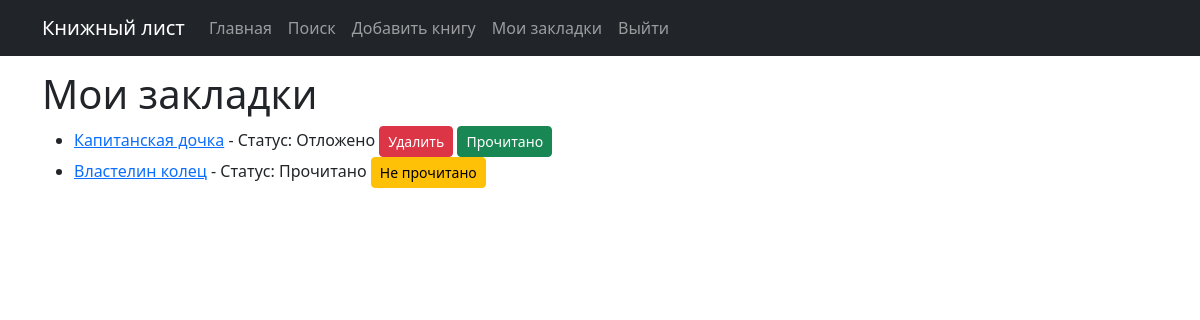
The app's page /bookmarks/ (signed in), older data.
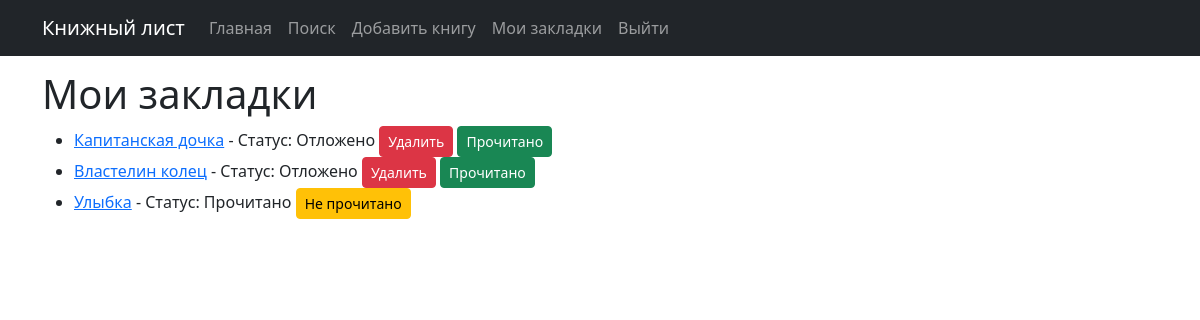
The same page, newer data.
### core/models.py (models this page shows, shortened)
class Bookmark(models.Model):
    user = models.ForeignKey(settings.AUTH_USER_MODEL, on_delete=models.CASCADE, related_name='bookmarks')
    book = models.ForeignKey(Book, on_delete=models.CASCADE, related_name='bookmarks')
    status = models.CharField(max_length=20, choices=[('read', 'Прочитано'), ('to-read', 'Отложено')])

class Book(models.Model):
    title = models.CharField('Название', max_length=150)
    content = models.TextField('Содержание', blank=True)
    cover = models.ImageField('Обложка', upload_to='photos/%Y/%m/', blank=True, null=True)
    publication_date = models.DateField('Дата публикации')
    author = models.ForeignKey('Author', on_delete=models.CASCADE, verbose_name='Автор', related_name='books')
    genre = models.ForeignKey('Genre', on_delete=models.CASCADE, verbose_name='Жанр', null=True)
    class Meta:
        verbose_name = 'Книга'
        verbose_name_plural = 'Книги'
        ordering = ['publication_date']

### core/views.py (the view)
# urls.py: path('bookmarks/', views.user_bookmarks, name='user_bookmarks'),
@login_required
def user_bookmarks(request):
    bookmarks = Bookmark.objects.filter(user=request.user)
    return render(request, 'user_bookmarks.html', {'bookmarks': bookmarks})

### core/templates/user_bookmarks.html (shortened to what this page needs)
{% extends 'base.html' %}
{% block content %}
<h1>Мои закладки</h1>
<ul>
    {% for bookmark in bookmarks %}
    <li>
        <a href="{% url 'book_details' bookmark.book.id %}">{{ bookmark.book.title }}</a>
        - Статус: {{ bookmark.get_status_display }}
        {% if bookmark.status == 'to-read' %}
        <a href="{% url 'remove_bookmark' bookmark.id %}" class="btn btn-sm btn-danger">Удалить</a>
        <a href="{% url 'change_bookmark_status' bookmark.id %}" class="btn btn-sm btn-success">Прочитано</a>
        {% else %}
        <a href="{% url 'change_bookmark_status' bookmark.id %}" class="btn btn-sm btn-warning">Не прочитано</a>
        {% endif %}
    </li>
    {% endfor %}
</ul>
{% endblock %}

Row changes from the older to the newer data that the page shows:
changed Bookmark "Властелин колец": status "Прочитано" → "Отложено"; status "Не прочитано" → "Удалить Прочитано"
added Bookmark: book "Улыбка", status "Прочитано", shows "Не прочитано"
